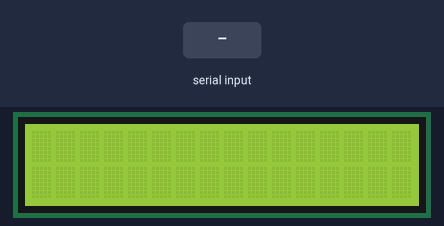
Bench run of a sketch on a simulated Arduino Uno, built with avr-gcc and run on an emulated ATmega328P. Shown: 16×2 character LCD. The inputs (shaded band) are chosen by the test bench.

Above: at 1.2 s.
1.3 s: "1" received over Serial
At 3.3 s:
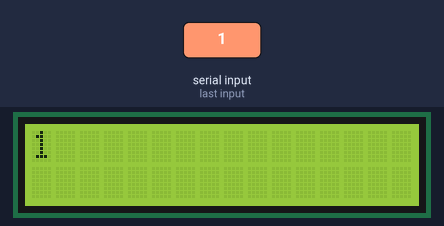
3.8 s: "0" received over Serial
At 5.2 s:
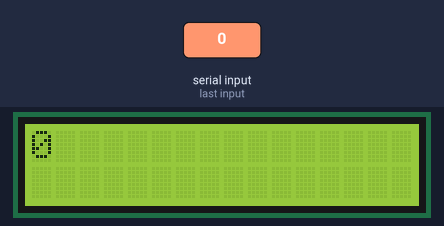
6.3 s: "2" received over Serial
At 8.2 s:
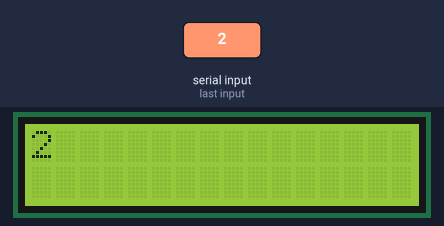
Timing chart, 0 to 9.7 s (numbered marks = the images above; inputs shaded):
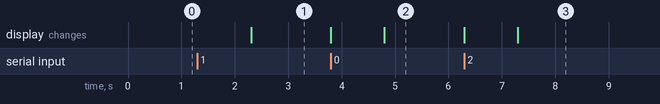

The sketch:

lcd.c.ino
```cpp
#include <LiquidCrystal.h>

LiquidCrystal lcd(12, 11, 5, 4, 3, 2);

void setup() {

  lcd.begin(16, 2);
  Serial.begin(9600);
}

void loop()
{
  if(Serial.available()>0)
  {
    lcd.clear();
   	lcd.setCursor(0, 0);
  	lcd.print(Serial.readString());
  }
}
```

Measured:
- after the input at 1.3 s, the display: changes after 1.0 s (image 1)
- after the input at 3.8 s, the display: first changes at once (image 2 shows a later state)
- after the input at 6.3 s, the display: first changes at once (image 3 shows a later state)
